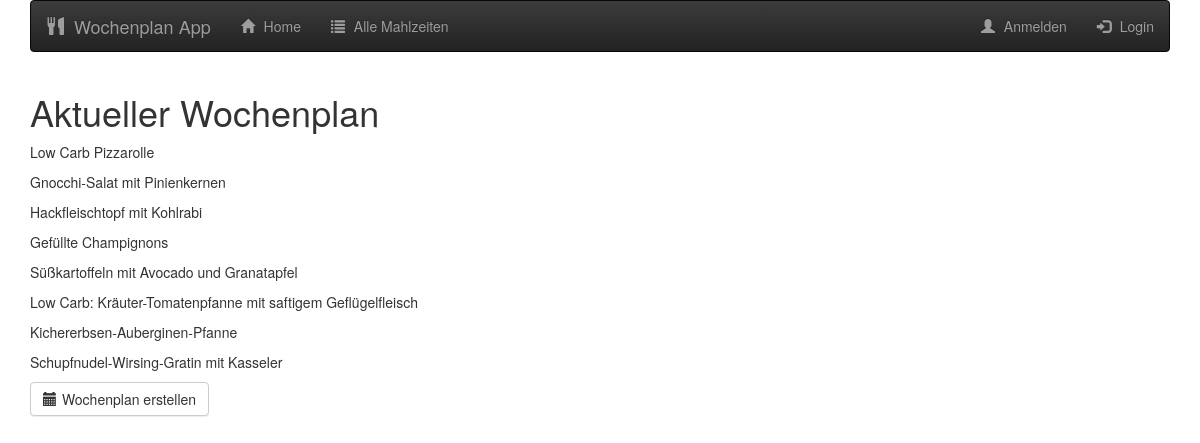
The page /home on the database its author committed.
### database_setup.py (models this page shows, shortened)
class Meal(Base):
    __tablename__ = 'meal'
    id = Column(Integer, primary_key=True)
    name = Column(String(250), nullable=False)
    receipt = Column(String)
    veggie = Column(Boolean)
    portions = Column(Integer)

### weekplan_server.py (the view)
@app.route('/', methods=['GET', 'POST'])
@app.route('/home')
def weekplan():
    available_menu_ids = session.query(Meal).all()
    return render_template('week_plan.html', week_meals=available_menu_ids)

### templates/week_plan.html
{% extends "main.html" %}
{% block content %}
{% include "header.html" %}
<div class="container">
      <h1>Aktueller Wochenplan</h1>
  {% for menu in week_meals %}
      <p>{{menu.name}}</p>
  {% endfor %}
    <form action="{{url_for('choose_date')}}">
        <button type="submit" class="btn btn-default" value="create_plan">
          <span class="glyphicon glyphicon-calendar" aria-hidden="true"></span>Wochenplan erstellen
        </button>
    </form>
</div>
{% endblock %}

### static/style/styles.css (style rules this page uses)
h1 { font-family: "Helvetica Neue Light", Roboto, Helvetica, Arial, sans-serif; font-size: 50px; color: #51453B; line-height: 60px; font-weight: 300; }
.btn { padding: 10px; margin: 0; border-color: #9FB80A; border-width: 2px; color: #9FB80A;; }
.glyphicon { margin-right: 5px; }

### rows shown on the page
Meal: name "Low Carb Pizzarolle"
Meal: name "Gnocchi-Salat mit Pinienkernen"
Meal: name "Hackfleischtopf mit Kohlrabi"
Meal: name "Gefüllte Champignons"
Meal: name "Süßkartoffeln mit Avocado und Granatapfel"
Meal: name "Low Carb: Kräuter-Tomatenpfanne mit saftigem Geflügelfleisch"
Meal: name "Kichererbsen-Auberginen-Pfanne"
Meal: name "Schupfnudel-Wirsing-Gratin mit Kasseler"
